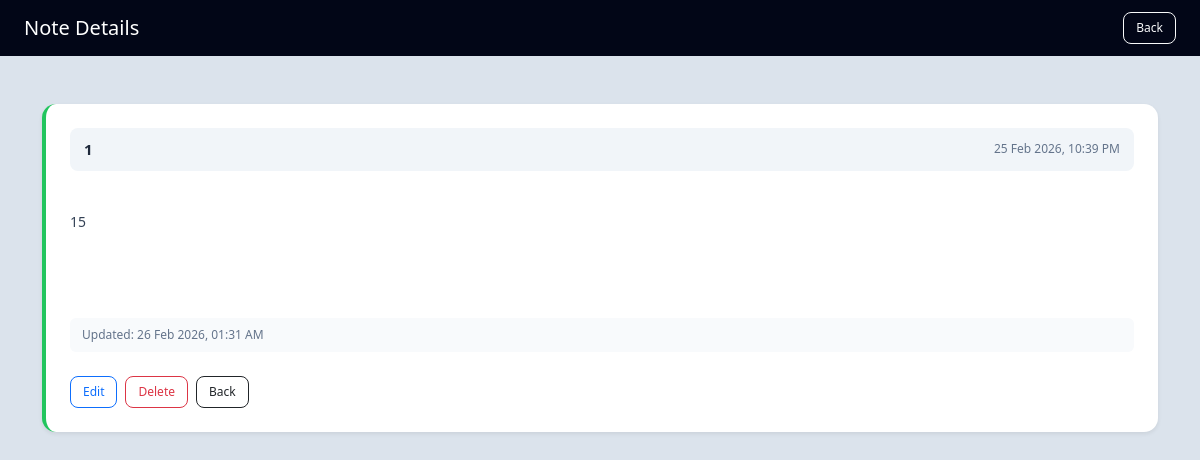
The app's page /note/2/ (signed in) with its own data.
### notes/models.py (models this page shows, shortened)
class Note(models.Model):
    user = models.ForeignKey(
        settings.AUTH_USER_MODEL,
        on_delete=models.CASCADE,
        related_name='notes',
        db_index=True
    )
    title = models.CharField(max_length=255, db_index=True)
    content = models.TextField()
    image = models.ImageField(upload_to='notes/images/', null=True, blank=True)
    file = models.FileField(upload_to='notes/files/', null=True, blank=True)
    is_deleted = models.BooleanField(default=False, db_index=True)
    created_at = models.DateTimeField(auto_now_add=True, db_index=True)
    updated_at = models.DateTimeField(auto_now=True)
    is_pinned = models.BooleanField(default=False)
    class Meta:
        indexes = [
            models.Index(fields=['user', 'is_deleted']),
            models.Index(fields=['-created_at']),
        ]

### notes/views.py (the view)
# urls.py: path('note/<int:id>/', note_detail, name='note_detail'),
@login_required
def note_detail(request, id):
    note = get_object_or_404(
        Note,
        id=id,
        user=request.user,
        is_deleted=False
    )
    return render(request, 'notes/detail.html', {'note': note})

### notes/templates/notes/detail.html (shortened to what this page needs)
{% load static %}
<!doctype html>
<html lang="en">
<head>
    <link href="https://cdn.jsdelivr.net/npm/bootstrap@5.3.0/dist/css/bootstrap.min.css" rel="stylesheet">
</head>
<body>
<nav class="navbar px-4 py-2">
    <span class="navbar-brand text-white">Note Details</span>
    <a href="{% url 'note_list' %}" class="btn btn-outline-light btn-clean">
        Back
    </a>
</nav>
<div class="container mt-5">
    <div class="card p-4 shadow-sm">
        <div class="note-header">
            <span class="note-title">{{ note.title }}</span>
            <span class="note-time">
                {{ note.created_at|date:"d M Y, h:i A" }}
            </span>
        </div>
        <div class="note-content">
            {{ note.content }}
        </div>
        <div class="note-meta">
            Updated: {{ note.updated_at|date:"d M Y, h:i A" }}
        </div>
        <div class="mt-4 d-flex gap-2 flex-wrap">
            <a href="{% url 'note_update' note.id %}" class="btn btn-outline-primary btn-clean">
                Edit
            </a>
            <a href="{% url 'note_delete' note.id %}" class="btn btn-outline-danger btn-clean">
                Delete
            </a>
            <a href="{% url 'note_list' %}" class="btn btn-outline-dark btn-clean">
                Back
            </a>
        </div>
    </div>
</div>
</body>
</html>

### notes/templates/notes/detail.html (style rules this page uses)
body { background: #dbe3ec; font-size: 14px; }
.navbar { background-color: #020617; }
.card { border: none; border-radius: 14px; background: #ffffff; border-left: 4px solid #22c55e; }
.note-header { display: flex; justify-content: space-between; align-items: center; background: #f1f5f9; padding: 10px 14px; border-radius: 8px; margin-bottom: 18px; }
.note-title { font-weight: 600; font-size: 15px; color: #1e293b; }
.note-time { font-size: 12px; color: #64748b; }
.note-content { color: #334155; line-height: 1.6; white-space: pre-line; }
.note-meta { font-size: 12px; color: #64748b; background: #f8fafc; padding: 8px 12px; border-radius: 6px; margin-top: 18px; }
.btn-clean { border-radius: 8px; font-size: 12px; padding: 6px 12px; }

### records on screen
Note: title "1", created_at "25 Feb 2026, 10:39 PM", content "15", updated_at "26 Feb 2026, 01:31 AM"
